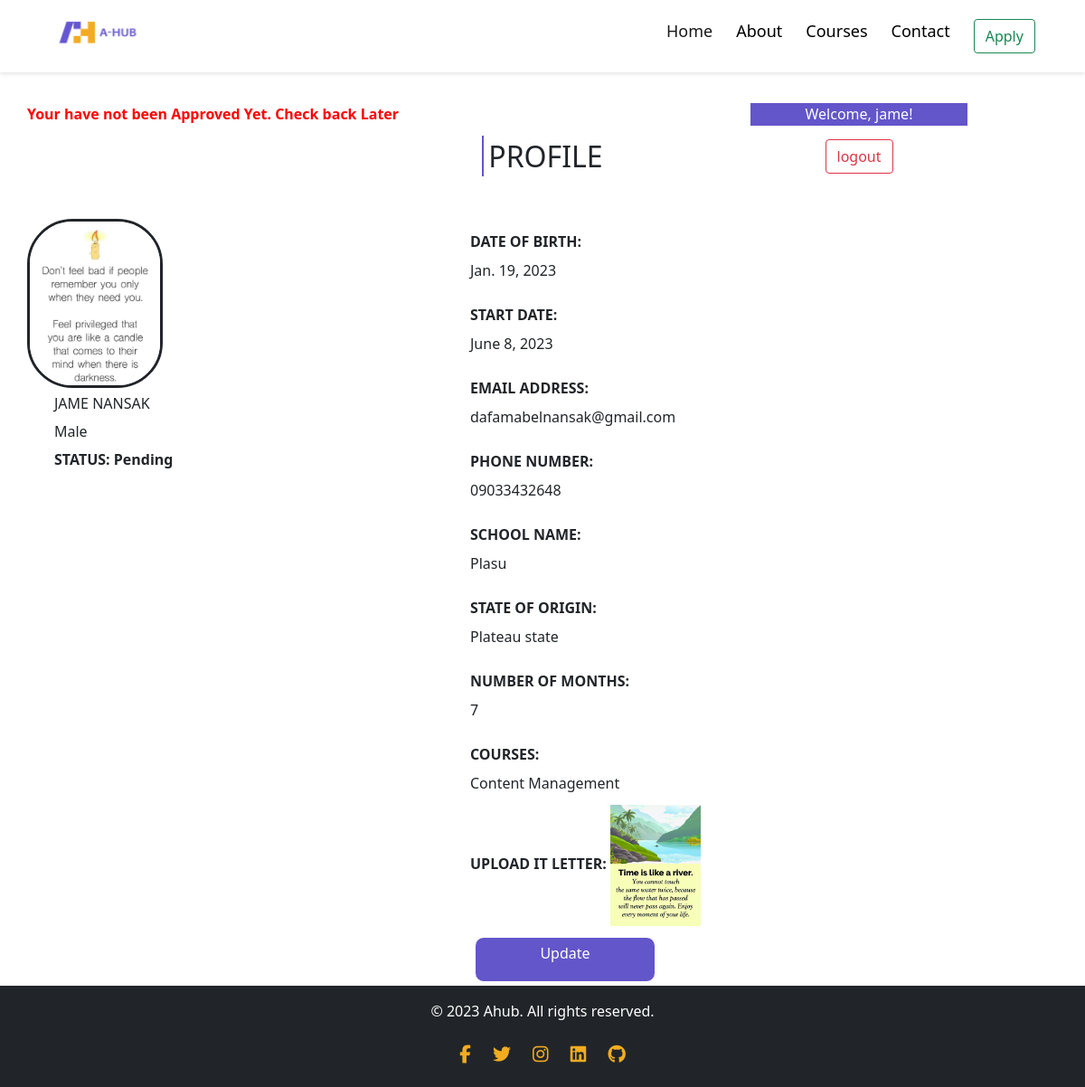
/forms/student/profile/ (signed in), run on the app's committed database.
### forms/models.py (models this page shows, shortened)
class Biodata(models.Model):
    user = models.OneToOneField(User, on_delete=models.CASCADE)
    INTERNSHIP_TYPE_CHOICES = [
        ('secondary', 'Secondary Internship Programs'),
        ('undergraduate', 'Undergraduate Internship Programs'),
        ('postgraduate', 'Postgraduate Internship Programs'),
    ]
    COURSES = [
        ('SWeb Development', 'Web Development'),
        ('App Development', 'App Development'),
        ('Data Science', 'Data Science'),
        ('Digital Marketing', 'Digital Marketing'),
        ('Content Management', 'Content Management'),
        ('UX/UI Design', 'UX/UI Design'),
        ('Graphic Design', 'Graphic Design'),
        ('Mentorship', 'Mentorship'),
    ]
    GENDER_CHOICES = [
        ('male', 'Male'),
        ('female', 'Female'),
    ]
    PROGRAMMING_SKILL_CHOICES = [
        ('yes', 'Yes'),
        ('no', 'No'),
    ]
    STATUS_CHOICES = [
        ('pending', 'Pending'),
        ('accepted', 'Accepted'),
        ('rejected', 'Rejected'),
    ]
    first_name = models.CharField(max_length=255)
    other_names = models.CharField(max_length=255)
    gender = models.CharField(max_length=10, choices=GENDER_CHOICES)
    phone_number = models.CharField(max_length=20)
    date_of_birth = models.DateField()
    email_address = models.EmailField()
    state_of_origin = models.CharField(max_length=100)
    password = models.CharField(max_length=255)
    username = models.CharField(max_length=255, unique=True)
    school_name = models.CharField(max_length=255)
    courses = models.CharField(max_length=100, choices=COURSES)
    any_programming_skill = models.CharField(max_length=10, choices=PROGRAMMING_SKILL_CHOICES)
    choose_internship_type = models.CharField(max_length=100, choices=INTERNSHIP_TYPE_CHOICES)
    number_of_months = models.IntegerField()
    start_date = models.DateField()
    end_date = models.DateField()
    upload_photo = models.ImageField(upload_to='photos/')
    upload_it_letter = models.FileField(upload_to='it_letters/')
    status = models.CharField(max_length=10, choices=STATUS_CHOICES, default='pending')

### forms/views.py (the view)
# urls.py: path('student/profile/', views.student_profile, name='student_profile'),
@login_required
def student_profile(request):
    try:
        biodata = Biodata.objects.get(user=request.user)
        return render(request, 'profile.html', {'biodata': biodata})
    except Biodata.DoesNotExist:
        return render(request, 'profile.html', {'error_message': 'No biodata available'}, context)

### core/context_processors.py (called while the page is built)
def current_year(request):
    return { 'current_year': datetime.now().year}

### forms/templates/profile.html (shortened to what this page needs)
{% extends 'main.html' %}
{% load static %}
{% load humanize %}
{% block content %}
<head>
    <link rel="stylesheet" href="">
    <link href="https://cdn.jsdelivr.net/npm/bootstrap@5.0.2/dist/css/bootstrap.min.css" rel="stylesheet">
</head>
<body>
    <form method="POST" >
        <section class="profile-section-one">
            {% if biodata %}
                <div class="profile-div-one">
                {% if biodata.status == "accepted" %}
                    {% with current_time=now|time:"H" %}
                        {% if current_time|date:"G" < 12 %}
                            <a href="#" class="btn btn-primary" id="profile_btn-primary">Click to CheckIn</a>
                        {% else %}
                            <a href="#" class="btn btn-danger">Click to CheckOut</a>
                        {% endif %}
                    {% endwith %}
                {% else %}
                    <p><strong class="strong">Your have not been Approved Yet. Check back Later</strong></p>
                {% endif %}
                </div>
                <div class="profile-div-two">
                    <p>Welcome, {{ biodata.first_name }}!</p>
                {% if request.user.is_authenticated %}
                <form class="d-flex">
                    <a href="{% url 'signout' %}" class="btn btn-outline-danger" type="submit">logout</a>
                </form>
                {% endif %}
                </div>
            </section>
            <div>
                    <h2 class="profile-h2"><span class="border-left"></span>PROFILE</h2>
            </div>
            <section class="profile-section-two">
                <div class="profile-div-three">
                    <div class="">
                        <img src="{{ biodata.upload_photo.url }}" alt="Profile Image" class="profile-image">
                    </div>
                    <div class="profile-p">
                      <p class="profile-input"> {{ biodata.first_name|upper }} {{ biodata.other_names|upper }} </p>
                    </div>
                    <div class="profile-p">
                      <p class="profile-input">{{ biodata.gender|capfirst}}</p>
                    </div>
                    <div class="profile-p">
                    <p class="profile-input">
                        <label for="start_date" class="profile-label">STATUS: </label>
                        <strong>{{ biodata.status|capfirst}} </strong>
                    </p>
                    </div>
                </div>
                <div class="profile-div-four">
                    <div class="form-group mb-3">
                        <label for="date_of_birth" class="profile-label"> DATE OF BIRTH: </label>
                        <P class="profile-input"> {{biodata.date_of_birth}}</P>
                    </div>
                    <div class="form-group mb-3">
                        <label for="start_date" class="profile-label"> START DATE: </label>
                        <P class="profile-input"> {{biodata.start_date}}</P>
                    </div>
                    <div class="form-group mb-3">
                        <label for="email_adress" class="profile-label"> EMAIL ADDRESS: </label>
                        <P class="profile-input"> {{biodata.email_address}}</P>
                    </div>
                    <div class="form-group mb-3">
                        <label for="phone_number" class="profile-label"> PHONE NUMBER: </label>
                        <P class="profile-input"> {{biodata.phone_number}}</P>
                    </div>
                    <div class="form-group mb-3">
                        <label for="school_name" class="profile-label"> SCHOOL NAME:</label>
                        <P class="profile-input"> {{biodata.school_name|capfirst}}</P>
                    </div>
                    <div class="form-group mb-3">
                        <label for="state_of_origin" class="profile-label"> STATE OF ORIGIN: </label>
                        <P class="profile-input"> {{biodata.state_of_origin|capfirst}}</P>
                    </div>
                    <div class="form-group mb-3">
                        <label for="number_of_months" class="profile-label"> NUMBER OF MONTHS: </label>
                        <P class="profile-input"> {{biodata.number_of_months}}</P>
                    </div>
                    <div class="form-group mb-3">
                        <label for="courses" class="profile-label"> COURSES: </label>
                        <P class="profile-input"> {{biodata.courses|capfirst}}</P>
                    </div>
                    <div class="form-group mb-3">
                        <label for="letter" class="profile-label"> UPLOAD IT LETTER: </label>
                        <img src="{{ biodata.upload_it_letter.url }}" alt="IT letter" class="letter-img">
                    </div>
                    <a href="{% url 'student_update' %}" class="btn btn-primary" id="btn-primary">Update</a>
                </div>
            </section>
            {% else %}
            <p>No biodata available</p>
            {% endif %}
    </form>
</body>
</html>
{% endblock content %}

### forms/templates/main.html (shortened to what this page needs)
{% load static %}
<!DOCTYPE html>
<html lang="en">
<head>
  <link href="https://cdn.jsdelivr.net/npm/bootstrap@5.2.3/dist/css/bootstrap.min.css" rel="stylesheet">
  <link rel="stylesheet" href="https://cdnjs.cloudflare.com/ajax/libs/animate.css/4.1.1/animate.min.css"/>
  <link rel="stylesheet" type="text/css" href="{% static 'style.css' %}">
</head>
<body>
  {% block navbar%}
  <nav class="navbar navbar-expand-lg fixed-top ">
  <div class="container-fluid">
    <a  class="logo" href="#">
      <img src="{% static 'images/ahub.png' %}" alt="Ahub">
      </a>
    <div class="collapse navbar-collapse" id="navbarSupportedContent">
      <ul class="navbar-nav me-auto mb-2 mb-lg-0">
        <li class="nav-item">
          <a class="nav-link active" aria-current="page" href="#">Home</a>
        </li>
        <li class="nav-item">
          <a class="nav-link" href="#">About</a>
        </li>
        <li class="nav-item">
            <a class="nav-link" href="#">Courses</a>
          </li>
        <li class="nav-item">
            <a class="nav-link" href="{% url 'contact' %}">Contact</a>
          </li>
          <li class="nav-item">
            <a class="nav-link" href="{% url 'registration_form'%}"> <button class=" apply btn btn-outline-success" type="submit">Apply</button></a>
          </li>
      </ul>
    </div>
  </div>
</nav>
{%endblock%}
{% block content %}
{% endblock %}
{% block footer%}
 <footer class="bg-dark text-white py-3">
    <div class="container text-center">
    <p>&copy; {{ current_year }} Ahub. All rights reserved.</p>
  </div>
  <div class="social-links container text-center">
    <a href="#"><i class="fa fa-facebook " aria-hidden="true" ></i></a>
    <a href="#"><i class="fa fa-twitter " aria-hidden="true"></i></a>
    <a href="#"><i class="fa-brands fa-instagram"></i></a>
   <a href="#"><i class="fa-brands fa-linkedin"></i></a>
   <a href="#"><i class="fa-brands fa-github"></i></a>
    </div>
</footer>
{% endblock %}
</body>
</html>

### static/style.css (style rules this page uses)
* ::before, *::after { box-sizing: border-box; text-decoration: none; list-style: none; }
body { padding: 0; margin: 0; background: #FFFFFF; font-family: 'Roboto', sans-serif; }
:root { --primary-color: #6355ca; --secondary-color:#f2ac21; }
.fixed-top { background:#FFFFFF; box-shadow: 0px 2px 4px rgba(0, 0, 0, 0.1); }
.logo img { width: 250px; position: absolute; top: -60px; left: -17px; }
.navbar-nav { margin-left: 700px; }
.nav-item { margin:5px; }
.navbar-nav .nav-link { font-size: 18px; font-weight: 400; color: #000000; transition: opacity 0.3s; }
.apply { background-color: #FFFFFF; color: var(--primary-color) ; border: 1px solid var(--primary-color); }
.border-left { background-color: var(--primary-color); padding: 1px; margin-right: 5px; }
footer { background-color: #343a40; color: #fff; padding: 1.5rem 0; }
footer .social-links a i { margin: 10px; align-items: center; justify-content: space-between; font-size: 20px; color: var(--secondary-color); }

### forms/templates/profile.html (style rules this page uses)
.profile-section-one, .profile-section-two { display: grid; grid-template-columns: 1fr 1fr; grid-gap: 50px; margin-left: 100px; margin-top: 90px; }
.profile-section-two { margin-top: 50px; grid-template-columns: 1fr 2fr; }
.profile-div-four { margin-left: 80px; line-height: 50px; }
.profile-image { width: 150px; border-color: #6355ca; border: solid; border-radius: 50px; margin-bottom: 10px; }
.strong { color: red; }
.profile-p { margin-left: 30px; }
#btn-primary { width: 200px; height: 50px; padding: 5px; text-align: center; border-radius: 10px; border: 1px solid #fff; background-color: #6355ca; color: #fff; margin-top: -10px; margin-left: 5px; }
.profile-h2 { text-align: center; }
.border-left { padding: 1px; background-color: #6355ca; margin-right: 5px; }
.profile-div-two { background-color: #6355ca; color: white; width: 240px; height: 25px; text-align: center; margin-left: 290px; }
label { font-weight: bold; }
.profile-label { font-weight: bold; line-height: 8px; }
.profile-input { line-height: 15px; font-weight: 500; }
.letter-img { width: 100px; }
@media (min-width: 992px) { .profile-section-one, .profile-section-two { grid-gap: 30px; margin-left: 30px; } }
@media (min-width: 992px) { .profile-div-two { margin-left: 200px; } }

### data on the page
Biodata: first_name "jame", upload_photo (picture), first_name "JAME", other_names "NANSAK", gender "Male", status "Pending", date_of_birth "Jan. 19, 2023", start_date "June 8, 2023", email_address "dafamabelnansak@gmail.com", phone_number "09033432648", school_name "Plasu", state_of_origin "Plateau state", number_of_months "7", courses "Content Management", upload_it_letter (picture)
